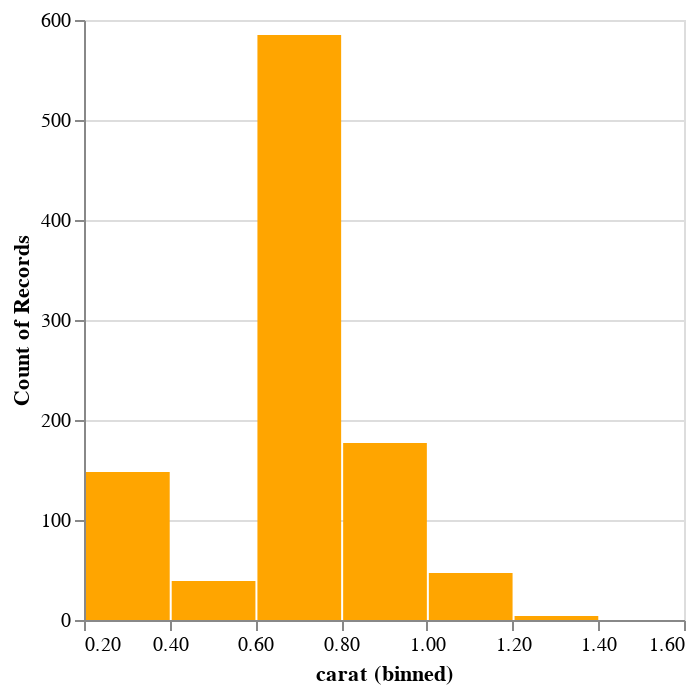

Notebook cell for this chart:
### Code cell
# Histogram

alt.Chart(diamonds).mark_bar(color='orange').encode(x=alt.X('carat', bin=True),
                                             y='count()').properties(width=300)

### Figure 1 — Vega-Lite specification as saved in the notebook (floating-point values rounded to 4 significant figures; data arrays with more than 128 entries replaced by an {"elided": "..."} marker saying what was removed)
{"config": {"view": {"continuousWidth": 400, "continuousHeight": 300}}, "data": {"name": "data-09af3ba921a6ec5df951134374763fc6"}, "mark": {"type": "bar", "color": "orange"}, "encoding": {"x": {"bin": true, "field": "carat", "type": "quantitative"}, "y": {"aggregate": "count", "type": "quantitative"}}, "width": 300, "$schema": "https://vega.github.io/schema/vega-lite/v4.17.0.json", "datasets": {"data-09af3ba921a6ec5df951134374763fc6": {"elided": "1000 records"}}}
